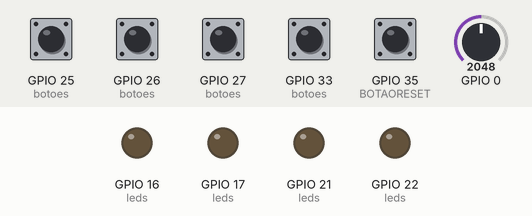
Recording of a sketch running on a simulated ESP32. Parts: output pins drawn as LEDs (lit = HIGH). Inputs (shaded band) come from the test bench; at power-on: GPIO 25 (botoes), GPIO 26 (botoes), GPIO 27 (botoes), GPIO 33 (botoes), GPIO 35 (BOTAORESET) HIGH, GPIO 0 = 2048. Random numbers use the default seed unless the sketch sets one.

Above: at 1.2 s.
1.3 s: GPIO 35 (BOTAORESET) pulled LOW for 0.15 s
At 3.1 s:
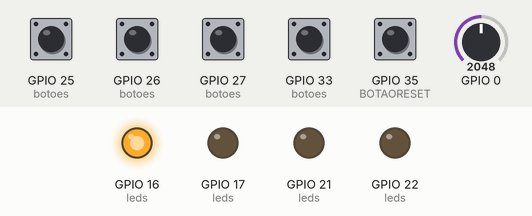
4.4 s: GPIO 27 (botoes) pulled LOW for 0.15 s
At 7.3 s:
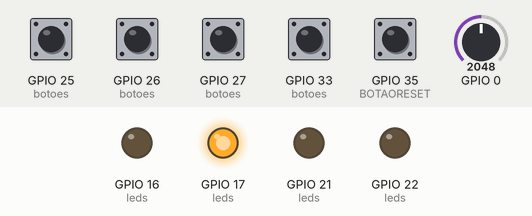
7.5 s: GPIO 25 (botoes) pulled LOW for 1 s
At 8.3 s:
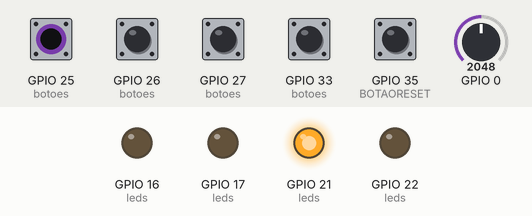
10.0 s: GPIO 33 (botoes) pulled LOW for 0.15 s
At 10.1 s:
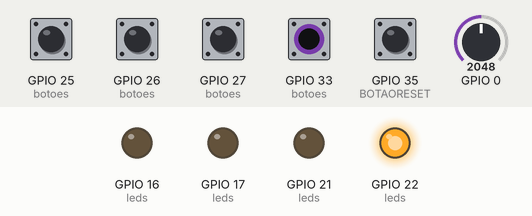
11.7 s: GPIO 35 (BOTAORESET) pulled LOW for 1 s
At 14.4 s:
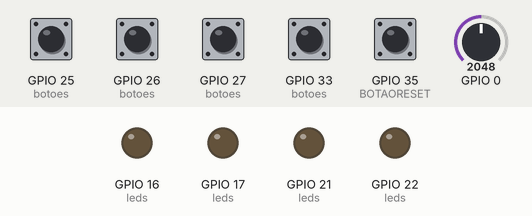
15.2 s: GPIO 27 (botoes) pulled LOW for 1 s
At 16.9 s:
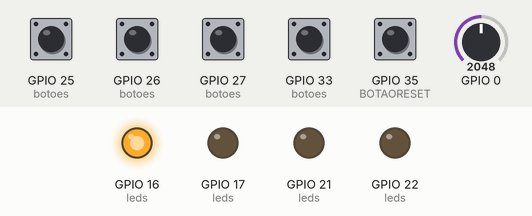
Timing chart, 0 to 19.8 s (numbered marks = the images above; inputs shaded):
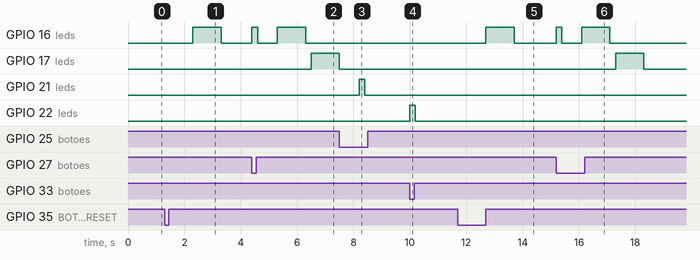

Measured:
- after the input at 1.3 s, GPIO 16 (leds): LOW → HIGH after 1.0 s, → LOW 1.0 s later
- after the input at 4.4 s, GPIO 16 (leds): LOW → HIGH at once, → LOW 0.20 s later, → HIGH 0.70 s later, → LOW 1.0 s later; GPIO 17 (leds): LOW → HIGH after 2.1 s
- after the input at 7.5 s, GPIO 21 (leds): LOW → HIGH after 0.70 s, → LOW 0.20 s later
- after the input at 10.0 s, GPIO 22 (leds): LOW → HIGH at once, → LOW 0.20 s later
- after the input at 11.7 s, GPIO 16 (leds): LOW → HIGH after 1.0 s, → LOW 1.0 s later
- after the input at 15.2 s, GPIO 16 (leds): LOW → HIGH at once, → LOW 0.20 s later, → HIGH 0.70 s later, → LOW 1.0 s later; GPIO 17 (leds): LOW → HIGH after 2.1 s, → LOW 1.0 s later

The sketch:

codigo.ino
```cpp
//ESSE CÓDIGO FOI FEITO NO ARDUINO IDE

#include <Arduino.h>

const int LED1 = 16;
const int LED2 = 17;
const int LED3 = 21;
const int LED4 = 22;

const int BOTAO1 = 27;
const int BOTAO2 = 26;
const int BOTAO3 = 25;
const int BOTAO4 = 33;
const int BOTAORESET = 35;

const int MAX_LEVEL = 5;

int leds[4] = {LED1, LED2, LED3, LED4};
int botoes[4] = {BOTAO1, BOTAO2, BOTAO3, BOTAO4};

int sequencia[MAX_LEVEL];
int player_sequence[MAX_LEVEL];
int nivel = 0;
int velocidade = 1000;

void configurarPinos() {
  for (int i = 0; i < 4; i++) {
    pinMode(leds[i], OUTPUT);
    pinMode(botoes[i], INPUT_PULLUP);
  }
  pinMode(BOTAORESET, INPUT_PULLUP);
}

void iniciarJogo() {
  nivel = 1;
  randomSeed(analogRead(0));
  for (int i = 0; i < MAX_LEVEL; i++) {
    sequencia[i] = random(0, 4);
  }
  delay(1000);
}

void mostrarSequencia() {
  for (int i = 0; i < nivel; i++) {
    int led_a_acender = sequencia[i];
    digitalWrite(leds[led_a_acender], HIGH);
    delay(velocidade);
    digitalWrite(leds[led_a_acender], LOW);
    delay(200);
  }
  delay(500);
}

void obterSequenciaJogador() {
  int indice_jogador = 0;

  while (indice_jogador < nivel) {
    for (int i = 0; i < 4; i++) {
      if (digitalRead(botoes[i]) == LOW) {
        player_sequence[indice_jogador] = i;
        digitalWrite(leds[i], HIGH);
        delay(200);
        digitalWrite(leds[i], LOW);
        indice_jogador++;
        delay(200);
      }
    }
  }

  verificarSequenciaJogador();
}

void verificarSequenciaJogador() {
  for (int i = 0; i < nivel; i++) {
    if (player_sequence[i] != sequencia[i]) {
      nivel = 0;
      return;
    }
  }
  nivel++;
  delay(500);
}

void reiniciarJogo() {
  nivel = 0;
}

void setup() {
  configurarPinos();
}

void loop() {
  if (nivel == 0) {
    if (digitalRead(BOTAORESET) == LOW) {
      iniciarJogo();
    }
  } else if (nivel <= MAX_LEVEL) {
    mostrarSequencia();
    obterSequenciaJogador();
  } else {
    reiniciarJogo();
  }
}
```
